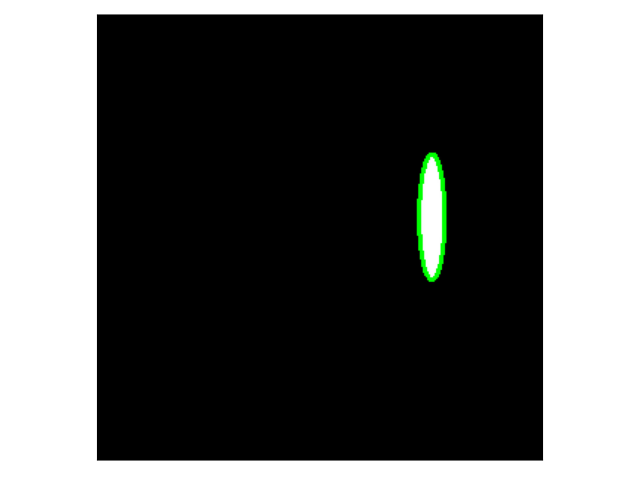
#> input picture Estimated_elipse.png, 1280 x 960 px (shown at 1/2 size)
$ python -i augument.py   (imports and definitions only)
#> lines starting #> are read from the running program, lines starting #| are printed output that depends on the picture
import cv2
import numpy as np
import imutils
import matplotlib.pyplot as plt
import random
from numpy import all, any

def Augument(img):
    ROI = find_ROI(img)

    # plt.imshow(ROI,cmap='gray')
    # plt.show()

    ## Random rotate
    ang = np.random.randint(0,360)
    print("Rotation(Deg) :",ang)
    ROI_inv = cv2.threshold(ROI, 60, 255, cv2.THRESH_BINARY_INV)[1]
    ROI_rot = imutils.rotate_bound(ROI_inv,ang)
    ROI = cv2.threshold(ROI_rot, 60, 255, cv2.THRESH_BINARY_INV)[1]

    # plt.imshow(ROI,cmap='gray')
    # plt.show()

    ## Random scaling
    flag = True
    scale_max = 2
    while flag == True or any(np.array(ROI.shape) >= 300):
        fx = random.uniform(0.5,scale_max)
        fy = random.uniform(0.5,scale_max)
        print("Scaling in x :",fx)
        print("Scaling in y :",fy)

        ROI = cv2.resize(ROI,dsize=(0,0), fx=fx,fy=fy)
        flag = False

        scale_max *= 0.8

    # plt.imshow(ROI,cmap="gray")
    # plt.show()

    ## Random offset

    patch_width = ROI.shape[0]
    patch_height = ROI.shape[1]

    left_upper_x = np.random.randint(0,300-patch_width)
    left_upper_y = np.random.randint(0,300-patch_height)

    whites = np.tile(255,(300,300))
    whites[left_upper_x:left_upper_x+patch_width,
                        left_upper_y:left_upper_y+patch_height] = ROI
    img_out = whites

    # plt.imshow(img_out,cmap="gray")
    # plt.show()

    return img_out

def find_ROI(img):
    blurred = cv2.GaussianBlur(img, (5, 5), 0)
    thresh = cv2.threshold(blurred, 60, 255, cv2.THRESH_BINARY_INV)[1]

    ## Find ROI
    cnts = cv2.findContours(thresh.copy(), cv2.RETR_EXTERNAL,
        cv2.CHAIN_APPROX_SIMPLE)
    cnts = imutils.grab_contours(cnts)
    cnt = cnts[0]

    x,y,w,h = cv2.boundingRect(cnt)

    ROI = img[x-1:x+w+1,y-1:y+h+1]
    return ROI

>>> import cv2
>>> picture = cv2.imread('Estimated_elipse.png')
#> picture is the input picture: shape (960, 1280, 3); mean B, G, R 91.4, 92.4, 91.4
>>> result = Augument(picture)
#> in find_ROI, `thresh = cv2.threshold(blurred, 60, 255, cv2.THRESH_BINARY_INV)[1]`:
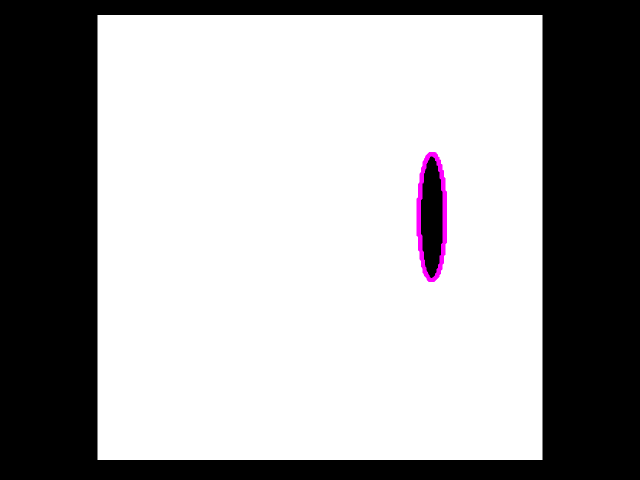
#> thresh: shape (960, 1280, 3) (shown at 1/2 size); mean B, G, R 162.7, 161.7, 162.7
#> (the run stopped early here; a loop or call above may not have finished)
